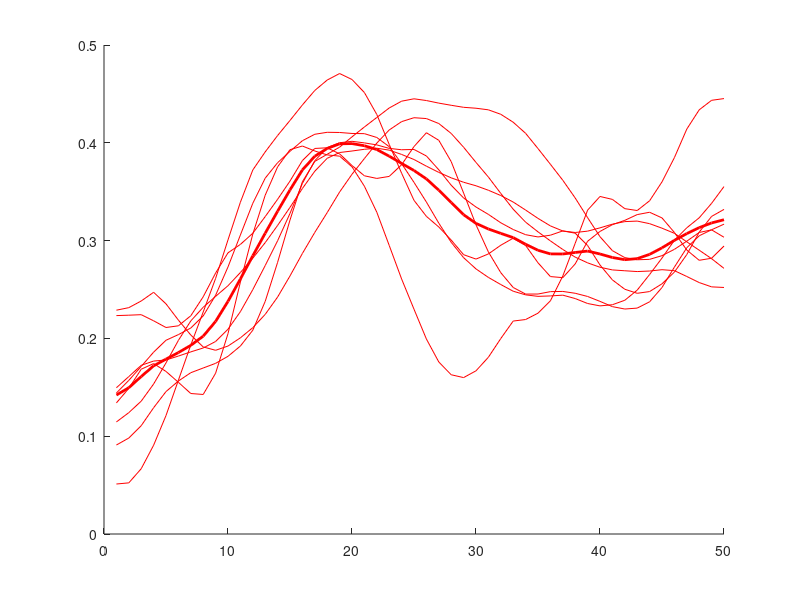

Reproduce this figure in MATLAB. (Note: this script raises an error after producing the figure.)
%% check Fig2a


%% load subject data
load('sub_group.mat')
load('data.mat')

%%
figure; hold on 

for ii = 1:8
    plot(data(ii,:),'-r')
end

m = mean(data(1:8,:));
plot(m,'-r','linewidth',2);

% add contorols

M  = nanmean(data(9:20,:));
plot(M,'linewidth',2,'color',[0 0 0])

SD = nanstd(data(9:20,:));
 
plot(M+2*SD,'--','color',[.4 .4 .4])
plot(M-2*SD,'--','color',[.4 .4 .4])

plot(M+SD,'--','color',[.7 .7 .7])
plot(M-SD,'--','color',[.7 .7 .7])

% stats
% Wilcoxon signed rank test

nodes = length(data);
for jj= 1: nodes    
    
    % Wilcoxon signed rank test
    [p(jj),h(jj),~] = signrank([data(1:8,jj);nan(4,1)],data(9:20,jj));
    
    % ttest
    [H(jj),P(jj),~] = ttest2(data(1:8,jj),data(9:20,jj));
    %     co = multcompare(stats(jj),'display','off');
    %     C{jj}=co;
end

bar(h*0.1)

hold off;

%%
figure; hold on 

for ii = 1:8
    plot(data(ii,:),'-r')
end

m = mean(data(1:8,:));
plot(m,'-r','linewidth',2);

% add contorols

M  = nanmean(data(9:20,:));
plot(M,'linewidth',2,'color',[0 0 0])

SD = nanstd(data(9:20,:));
 
plot(M+2*SD,'--','color',[.4 .4 .4])
plot(M-2*SD,'--','color',[.4 .4 .4])

plot(M+SD,'--','color',[.7 .7 .7])
plot(M-SD,'--','color',[.7 .7 .7])

bar(H*0.1)

